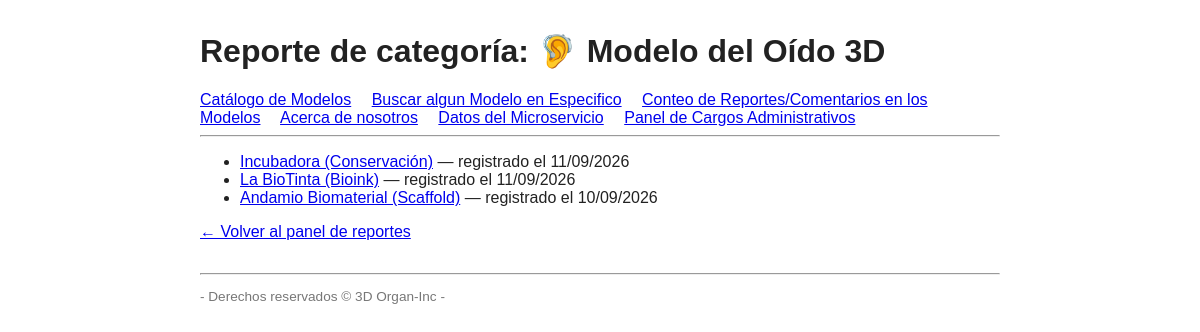
/reportes/categoria/1/, run on an earlier commit of the app's database.
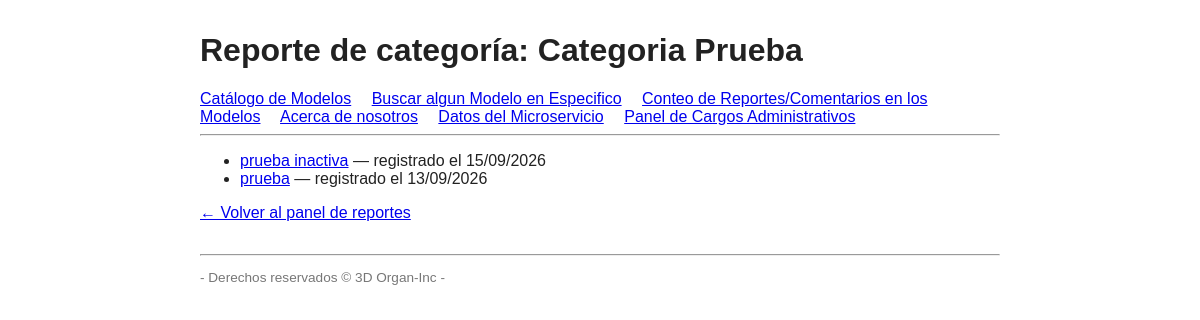
And on a later commit of the database.
### catalogo/models.py (models this page shows, shortened)
class Categoria(models.Model):
    nombre = models.CharField(max_length=100)
    slug = models.SlugField(max_length=110, unique=True, blank=True)
    class Meta:
        verbose_name = "Categoría"
        verbose_name_plural = "Categorías"
        ordering = ["nombre"]

class Elemento(models.Model):
    nombre = models.CharField(max_length=150)
    descripcion = models.TextField(blank=True)
    categoria = models.ForeignKey(
        Categoria,
        on_delete=models.CASCADE,
        related_name="elementos",
    )
    fecha_registro = models.DateTimeField(default=timezone.now)
    activo = models.BooleanField(default=True)
    class Meta:
        verbose_name = "Elemento"
        verbose_name_plural = "Elementos"
        ordering = ["-fecha_registro"]

### reportes/views.py (the view)
# urls.py: path("categoria/<int:categoria_id>/", views.detalle_categoria, name="detalle_categoria"),
def detalle_categoria(request, categoria_id):
    categoria = get_object_or_404(Categoria, pk=categoria_id)
    elementos = categoria.elementos.all()
    context = {"categoria": categoria, "elementos": elementos}
    return render(request, "reportes/detalle_categoria.html", context)

### reportes/templates/reportes/detalle_categoria.html (shortened to what this page needs)
{% extends "base.html" %}
{% block encabezado %}Reporte de categoría: {{ categoria.nombre }}{% endblock %}
{% block contenido %}
    {% if elementos %}
        <ul>
            {% for elemento in elementos %}
                <li>
                    <a href="{% url 'catalogo:detalle' elemento.id %}">{{ elemento.nombre }}</a>
                    — registrado el {{ elemento.fecha_registro|date:"d/m/Y" }}
                </li>
            {% endfor %}
        </ul>
    {% else %}
        <p>Esta categoría no tiene elementos registrados.</p>
    {% endif %}
    <p><a href="{% url 'reportes:resumen' %}">&larr; Volver al panel de reportes</a></p>
{% endblock %}

What changed in the data, as far as the page shows it:
no longer on this page (row edited): Elemento: nombre "Incubadora (Conservación)", fecha_registro "11/09/2026"
no longer on this page (row edited): Elemento: nombre "La BioTinta (Bioink)", fecha_registro "11/09/2026"
removed Elemento: nombre "Andamio Biomaterial (Scaffold)", fecha_registro "10/09/2026"
changed Categoria: nombre "🦻 Modelo del Oído 3D" → "Categoria Prueba"
now on this page (row edited): Elemento: nombre "prueba inactiva", fecha_registro "15/09/2026"
added Elemento: nombre "prueba", fecha_registro "13/09/2026"
